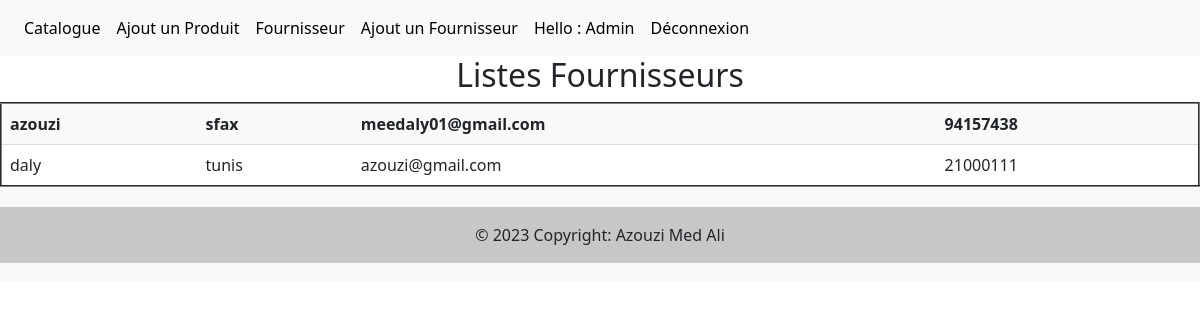
/magasin/listFournisseur/ (signed in), run on the app's committed database.
### magasin/models.py (models this page shows, shortened)
class Fournisseur(models.Model):
    nom=models.CharField(max_length=100)
    adresse=models.TextField()
    email=models.EmailField()
    telephone=models.CharField(max_length=8)

### magasin/views.py (the view)
# urls.py: path('listFournisseur/',views.listFournisseur,name='listFour'),
@login_required
def listFournisseur(request):
    if request.method == "POST" :
        form = FournisseurForm(request.POST,request.FILES)
        if form.is_valid():
            form.save()
        return HttpResponseRedirect('/nouvFournisseur')
    else :
        form = FournisseurForm()
        list=Fournisseur.objects.all()
    return render(request,'magasin/fournisseur.html',{'list':list,'form':form})

### magasin/templates/magasin/fournisseur.html (shortened to what this page needs)
{% extends 'magasin/base.html' %}
{% block content %}
 <div class="col-md-12 text-center">
 <h2>Listes Fournisseurs</h2>
 </div>
 <table border="2">
    {% for article in list %}
    <tr>
        <td>{{article.nom}} </td>
        <td>{{article.adresse}} </td>
        <td>{{article.email}} </td>
        <td>{{article.telephone}} </td>
    </tr>
    {% endfor %}
</table>
{% endblock %}

### magasin/templates/magasin/base.html (shortened to what this page needs)
{% load static %}
<!DOCTYPE html>
<html>
<head>
<link href="https://cdn.jsdelivr.net/npm/bootstrap@5.3.0-alpha1/dist/css/bootstrap.min.css" rel="stylesheet">
<link rel='stylesheet' type='text/css' media='screen'
href="{% static 'css/base.css'%}">
</head>
<body>
    <nav class="navbar navbar-expand-lg navbar-light bg-light">
        <div class="collapse navbar-collapse" id="navbarNavDropdown">
          <ul class="navbar-nav">
            <li class="nav-item">
                <a class="nav-link" href="{% url 'index' %}">Catalogue </a>
            </li>
            <li class="nav-item">
              <a class="nav-link" href="{% url 'ajoutProduit'%}">Ajout un  Produit</a>
            </li>
            <li class="nav-item">
              <a class="nav-link" href="{% url 'listFour'%}">Fournisseur</a>
            </li>
            <li class="nav-item">
              <a class="nav-link" href="{% url 'nouveauFour'%}">Ajout un Fournisseur</a>
            </li>
              {% if user.is_authenticated %}
            <li class="nav-item active">
            <a class="nav-link" href="{% url 'admin:index' %}">Hello : {{user}}</a>
            </li>
            <li class="nav-item active">
            <a class="nav-link" href="{% url 'logout' %}">Déconnexion</a>
            </li>
            {% endif %}
          </ul>
        </div>
      </nav>
{% block content %} {% endblock %}
<footer class="bg-light text-center text-lg-start">
    <div class="text-center p-3" style="background-color: rgba(0, 0, 0, 0.2);">
      © 2023 Copyright:
      <a class="text-dark" href="git">Azouzi Med Ali </a>
    </div>
  </footer>
</body>
</html>

### magasin/templates/magasin/base.html (style rules this page uses)
.navbar { background-color: #f8f9fa; }
.navbar-nav .nav-link { color: #000; }
footer { background-color: #f8f9fa; padding: 20px 0; }
.text-dark { color: #000; }

### magasin/templates/magasin/fournisseur.html (style rules this page uses)
table { width: 100%; border-collapse: collapse; }
td { padding: 8px; text-align: left; border-bottom: 1px solid #ddd; }
tr:first-child { font-weight: bold; background-color: #f9f9f9; }
a { color: #0066cc; text-decoration: none; }

### data on the page
Fournisseur: nom "azouzi", adresse "sfax", email "meedaly01@gmail.com", telephone "94157438"
Fournisseur: nom "daly", adresse "tunis", email "azouzi@gmail.com", telephone "21000111"

### other printed values
{{ user }} "Admin"
